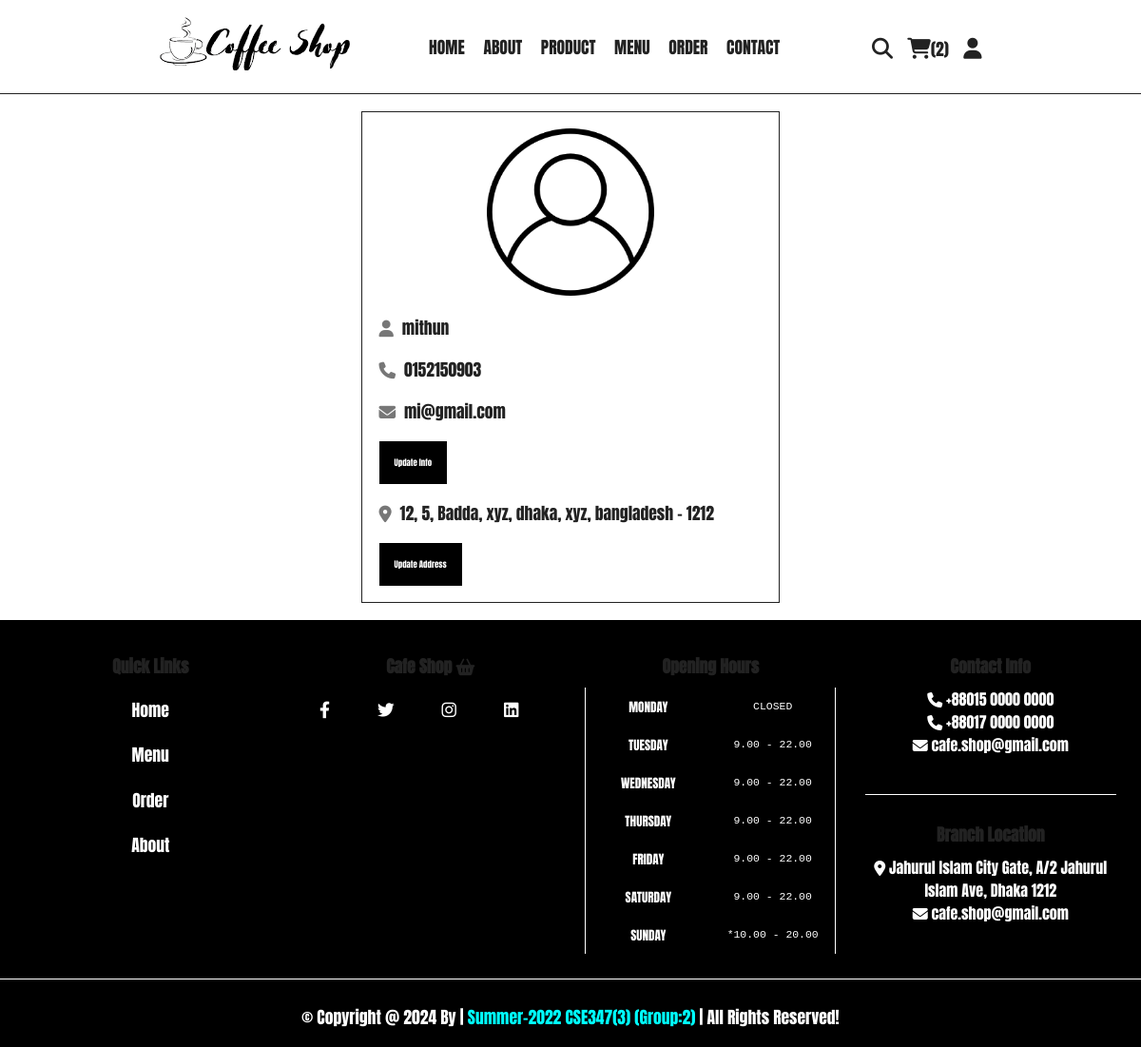
The app's page /profile.php (signed in) with its own data.
### tables this page shows
CREATE TABLE `users` (
  `id` int(100) NOT NULL,
  `name` varchar(20) NOT NULL,
  `email` varchar(50) NOT NULL,
  `number` varchar(10) NOT NULL,
  `password` varchar(50) NOT NULL,
  `address` varchar(500) NOT NULL
);

### profile.php (the view, shortened to what this page needs)
<?php
include 'components/connect.php';
?>
<!DOCTYPE html>
<html lang="en">
<head>
   <link rel="stylesheet" href="https://cdnjs.cloudflare.com/ajax/libs/font-awesome/6.1.1/css/all.min.css">
   <link rel="stylesheet" href="css/style.css">
</head>
<body>
<?php include 'components/user_header.php'; ?>
<section class="user-details">
   <div class="user">
      <img src="images/user-icon.png" alt="">
      <p><i class="fas fa-user"></i><span><span><?= $fetch_profile['name']; ?></span></span></p>
      <p><i class="fas fa-phone"></i><span><?= $fetch_profile['number']; ?></span></p>
      <p><i class="fas fa-envelope"></i><span><?= $fetch_profile['email']; ?></span></p>
      <a href="update_profile.php" class="btn">update info</a>
      <p class="address"><i class="fas fa-map-marker-alt"></i><span><?php if($fetch_profile['address'] == ''){echo 'please enter your address';}else{echo $fetch_profile['address'];} ?></span></p>
      <a href="update_address.php" class="btn">update address</a>
   </div>
</section>
<?php include 'components/footer.php'; ?>
</body>
</html>

### css/style.css (style rules this page uses)
:root { --yellow: black; --red: #e74c3c; --white: #fff; --black: #222; --light-color: #777; --border: .2rem solid var(--black); }
* { margin: 0; padding: 0; box-sizing: border-box; outline: none; border: none; text-decoration: none; }
html { font-size: 62.5%; overflow-x: hidden; scroll-behavior: smooth; stop-opacity: 7rem; font-family: 'Anton', sans-serif; }
section { margin: 0 auto; max-width: 1200px; padding: 2rem; }
.btn, .delete-btn { margin-top: 1rem; display: inline-block; font-size: 1rem; padding: 16px; cursor: pointer; text-transform: capitalize; transition: .2s linear; }
.btn { background-color: var(--yellow); color: #fff; }
.user-details .user { max-width: 50rem; margin: 0 auto; border: var(--border); padding: 2rem; }
.user-details .user img { width: 100%; height: 20rem; object-fit: contain; margin-bottom: 1rem; }
.user-details .user p { padding: 1rem 0; line-height: 1.5; font-size: 2rem; }
.user-details .user p span { color: var(--black); }
.user-details .user p i { margin-right: 1rem; color: var(--light-color); }
.user-details .user .address { margin-top: 1rem; }
@media (max-width:1284px) { html { font-size: 55%; } }

### records on screen
users: name "mithun", number "0152150903", email "mi@gmail.com", address "12, 5, Badda, xyz, dhaka, xyz, bangladesh - 1212"

### other values on screen
$total_cart_items "2"
